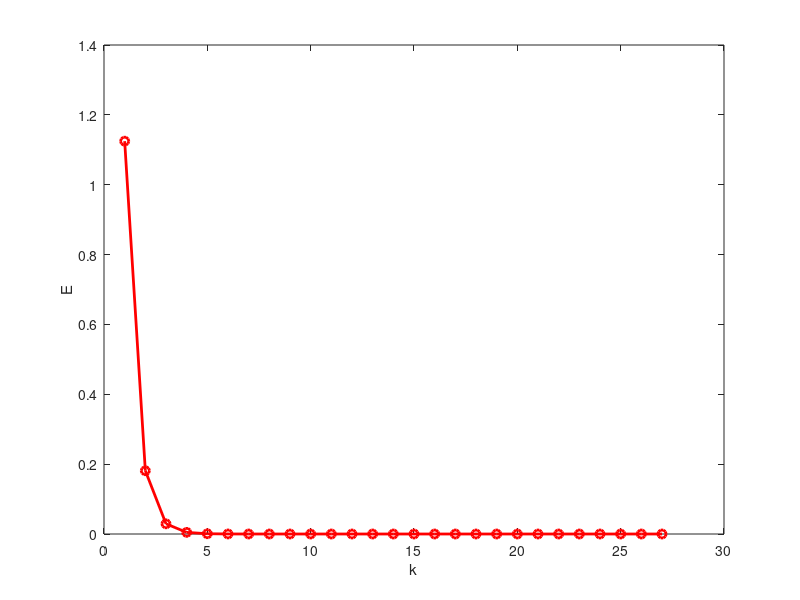

MATLAB code to generate this figure:
%Fuzzy RBF Training for MIMO and Multi-samples
clear all;
close all;

xite=0.50;
alfa=0.05;

bj=0.50;
c=[-1.5 -1 0 1 1.5;
   -1.5 -1 0 1 1.5;
   -1.5 -1 0 1 1.5];
%w=rands(25,2);
w=zeros(125,2);
w_1=w;
w_2=w_1;

E=1.0;
OUT=2;
k=0;
NS=3;

xs=[1,0,0;
   0,1,0;
   0,0,1];     %Ideal Input
ys=[1,0;
   0,0.5;
   0,1];       %Ideal Output

while E>=1e-020
k=k+1;   
times(k)=k;

for s=1:1:NS   %MIMO Samples  %begain training for each sample

% Layer1:input
f1=xs(s,:);

% Layer2:fuzzation
 for i=1:1:3                        
   for j=1:1:5
      net2(i,j)=-(f1(i)-c(i,j))^2/bj^2;
      f2(i,j)=exp(net2(i,j));
   end
end
% Layer3:fuzzy inference(125 rules)
for j1=1:1:5
	for j2=1:1:5
      	for j3=1:1:5
    ff3(j1,j2,j3)=f2(1,j1)*f2(2,j2)*f2(3,j3);    
	    end
    end
end
f3=[ff3(1,:),ff3(2,:),ff3(3,:),ff3(4,:),ff3(5,:)];
% Layer4:output
f4=w_1'*f3';                      
yn=f4;                   

ey(s,:)=ys(s,:)-yn';
d_w=xite*ey(s,:)'*f3;
w=w_1+d_w'+alfa*(w_1-w_2);

eL=0;
y=ys(s,:);
for L=1:1:OUT
   eL=eL+0.5*(y(L)-yn(L))^2;    %Output error
end
es(s)=eL;

E=0;
if s==NS
   for s=1:1:NS
      E=E+es(s);
   end
end
w_2=w_1;
w_1=w;
end   %End of for  %end training for each sample

Ek(k)=E;
end   %End of while
figure(1);
plot(times,Ek,'-or','linewidth',2);
xlabel('k');ylabel('E');

save wfile2 w;